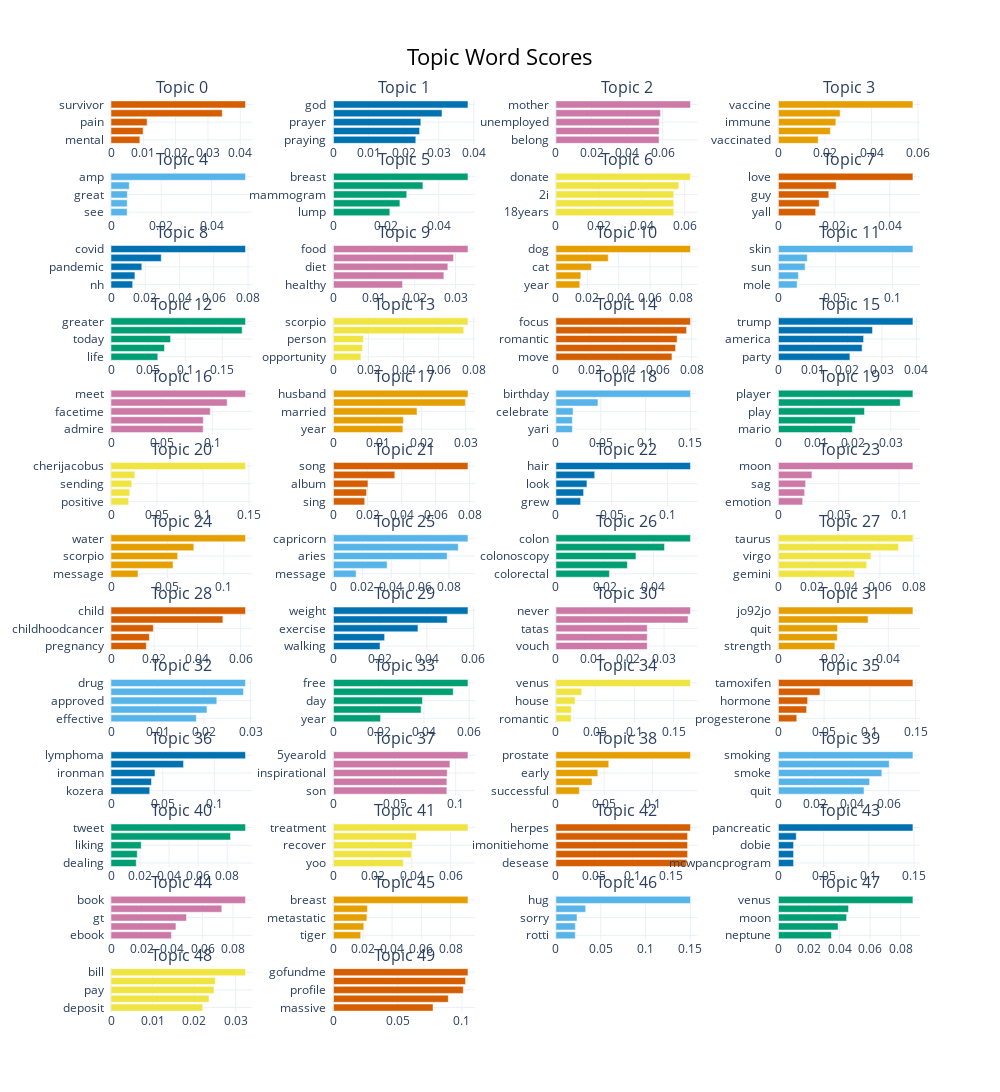

The code cell stored with this chart in its notebook:
### Code cell
## POSITIVE TOPICS
# word_vectors = KeyedVectors.load_word2vec_format('/labs/sarkerlab/srajwal/BC project/GoogleNews-vectors-negative300.bin', binary=True)
df_nltk = df[df['sentiment_on_preprocessed'] >= 0.7].copy()  # Filter Tweets with positive sentiments
df_nltk = df_nltk.reset_index(drop=True)
print(f"df_nltk shape after >=0.7 sentiment score: {df_nltk.shape}")

# Filter posts that contain treatment side-effect / negative keywords
treatment_bc_negative_keywords = ["treatment","medication","medicine","med","tablets","side effect","reaction","drug","tamoxifen","chemo","mental","emotion",
                     "lump","pain","sleep","docetaxel","oncologist","doc" "stop"]  # Keywords based on literature review of Pub_med papers (reference in main article)
print("Starting similary function now")
# Function to find similar words in a text
# def find_similar_words(text, word_vectors, uncertainty_words, threshold=0.5):
def find_similar_words(index, text, word_vectors, uncertainty_words, threshold=0.5):
    similar_words = []
    unc_words = []
    # print(f"Processing row index: {index}",flush=True)  # Print the current row index
    for word in text.lower().split():
        if word in word_vectors:
            word_embedding = word_vectors[word]
            for unc_word in uncertainty_words:
                if unc_word in word_vectors:
                    unc_embedding = word_vectors[unc_word]
                    similarity = cosine_similarity([word_embedding], [unc_embedding])[0][0]
                    if similarity > threshold:
                        similar_words.append(word)
                        similar_words.append(unc_word)
                        break
    return similar_words

df_nltk['similar_uncertainty_words'] = [find_similar_words(idx, row['text'], word_vectors, treatment_bc_negative_keywords) for idx, row in df_nltk.iterrows()]
df_nltk = df_nltk[df_nltk['similar_uncertainty_words'].str.len() > 0].copy()
print(f"df_nltk.shape: {df_nltk.shape}",flush=True)
self_reported_texts = df_nltk['text'].to_list() # 'text' is preprocessed and 'original_text' is not
topic_model = BERTopic(verbose=True)
topics, probs = topic_model.fit_transform(self_reported_texts)
topic_model.visualize_barchart(top_n_topics=50) # Visualize Topic Modelling Figure

### Figure 1 — Plotly figure (JSON) as saved in the notebook; plotly's stock layout.template omitted (floating-point values rounded to 4 significant figures)
{"data": [{"marker": {"color": "#D55E00"}, "orientation": "h", "type": "bar", "x": [0.008934, 0.009934, 0.01118, 0.03444, 0.04162], "xaxis": "x", "y": ["mental  ", "abuse  ", "pain  ", "trauma  ", "survivor  "], "yaxis": "y"}, {"marker": {"color": "#0072B2"}, "orientation": "h", "type": "bar", "x": [0.02348, 0.02456, 0.02491, 0.03095, 0.03835], "xaxis": "x2", "y": ["praying  ", "jesus  ", "prayer  ", "pray  ", "god  "], "yaxis": "y2"}, {"marker": {"color": "#CC79A7"}, "orientation": "h", "type": "bar", "x": [0.05798, 0.05798, 0.05805, 0.05876, 0.0756], "xaxis": "x3", "y": ["belong  ", "buried  ", "unemployed  ", "httpstcoaxae5uwxbh  ", "mother  "], "yaxis": "y3"}, {"marker": {"color": "#E69F00"}, "orientation": "h", "type": "bar", "x": [0.0171, 0.02234, 0.02467, 0.02652, 0.0578], "xaxis": "x4", "y": ["vaccinated  ", "covid  ", "immune  ", "shot  ", "vaccine  "], "yaxis": "y4"}, {"marker": {"color": "#56B4E9"}, "orientation": "h", "type": "bar", "x": [0.006434, 0.00646, 0.006495, 0.00727, 0.05353], "xaxis": "x5", "y": ["see  ", "time  ", "great  ", "back  ", "amp  "], "yaxis": "y5"}, {"marker": {"color": "#009E73"}, "orientation": "h", "type": "bar", "x": [0.02141, 0.02524, 0.02784, 0.03397, 0.0511], "xaxis": "x6", "y": ["lump  ", "mastectomy  ", "mammogram  ", "breastcancer  ", "breast  "], "yaxis": "y6"}, {"marker": {"color": "#F0E442"}, "orientation": "h", "type": "bar", "x": [0.05491, 0.05491, 0.05491, 0.0573, 0.0627], "xaxis": "x7", "y": ["18years  ", "slipping  ", "2i  ", "fundraiser  ", "donate  "], "yaxis": "y7"}, {"marker": {"color": "#D55E00"}, "orientation": "h", "type": "bar", "x": [0.01338, 0.01465, 0.0181, 0.02074, 0.04831], "xaxis": "x8", "y": ["yall  ", "like  ", "guy  ", "friend  ", "love  "], "yaxis": "y8"}, {"marker": {"color": "#0072B2"}, "orientation": "h", "type": "bar", "x": [0.01265, 0.01396, 0.018, 0.02936, 0.07853], "xaxis": "x9", "y": ["nh  ", "hospital  ", "pandemic  ", "covid19  ", "covid  "], "yaxis": "y9"}, {"marker": {"color": "#CC79A7"}, "orientation": "h", "type": "bar", "x": [0.01698, 0.02712, 0.02811, 0.0295, 0.03305], "xaxis": "x10", "y": ["healthy  ", "eat  ", "diet  ", "eating  ", "food  "], "yaxis": "y10"}, {"marker": {"color": "#E69F00"}, "orientation": "h", "type": "bar", "x": [0.01521, 0.01587, 0.0226, 0.03334, 0.08574], "xaxis": "x11", "y": ["year  ", "old  ", "cat  ", "pup  ", "dog  "], "yaxis": "y11"}, {"marker": {"color": "#56B4E9"}, "orientation": "h", "type": "bar", "x": [0.01638, 0.01748, 0.02337, 0.02528, 0.1179], "xaxis": "x12", "y": ["mole  ", "tan  ", "sun  ", "tanning  ", "skin  "], "yaxis": "y12"}, {"marker": {"color": "#009E73"}, "orientation": "h", "type": "bar", "x": [0.06306, 0.07212, 0.08032, 0.1768, 0.1813], "xaxis": "x13", "y": ["life  ", "feel  ", "today  ", "social  ", "greater  "], "yaxis": "y13"}, {"marker": {"color": "#F0E442"}, "orientation": "h", "type": "bar", "x": [0.01567, 0.01659, 0.01709, 0.07434, 0.07675], "xaxis": "x14", "y": ["opportunity  ", "come  ", "person  ", "pisces  ", "scorpio  "], "yaxis": "y14"}, {"marker": {"color": "#D55E00"}, "orientation": "h", "type": "bar", "x": [0.06839, 0.07053, 0.07143, 0.077, 0.07929], "xaxis": "x15", "y": ["move  ", "house  ", "romantic  ", "star  ", "focus  "], "yaxis": "y15"}, {"marker": {"color": "#0072B2"}, "orientation": "h", "type": "bar", "x": [0.02072, 0.02425, 0.02469, 0.02726, 0.03897], "xaxis": "x16", "y": ["party  ", "president  ", "america  ", "biden  ", "trump  "], "yaxis": "y16"}, {"marker": {"color": "#CC79A7"}, "orientation": "h", "type": "bar", "x": [0.09093, 0.09111, 0.09793, 0.1146, 0.1327], "xaxis": "x17", "y": ["admire  ", "her  ", "facetime  ", "iamcardib  ", "meet  "], "yaxis": "y17"}, {"marker": {"color": "#E69F00"}, "orientation": "h", "type": "bar", "x": [0.01576, 0.01588, 0.01897, 0.02995, 0.03054], "xaxis": "x18", "y": ["year  ", "died  ", "married  ", "lost  ", "husband  "], "yaxis": "y18"}, {"marker": {"color": "#56B4E9"}, "orientation": "h", "type": "bar", "x": [0.01834, 0.01834, 0.01912, 0.04684, 0.15], "xaxis": "x19", "y": ["yari  ", "ljcharleston  ", "celebrate  ", "happy  ", "birthday  "], "yaxis": "y19"}, {"marker": {"color": "#009E73"}, "orientation": "h", "type": "bar", "x": [0.01975, 0.02057, 0.02299, 0.03255, 0.03594], "xaxis": "x20", "y": ["mario  ", "steelers  ", "play  ", "team  ", "player  "], "yaxis": "y20"}, {"marker": {"color": "#F0E442"}, "orientation": "h", "type": "bar", "x": [0.01921, 0.02035, 0.02256, 0.02596, 0.1462], "xaxis": "x21", "y": ["positive  ", "port  ", "sending  ", "cheri  ", "cherijacobus  "], "yaxis": "y21"}, {"marker": {"color": "#D55E00"}, "orientation": "h", "type": "bar", "x": [0.01835, 0.01943, 0.02026, 0.03602, 0.07898], "xaxis": "x22", "y": ["sing  ", "taylor  ", "album  ", "music  ", "song  "], "yaxis": "y22"}, {"marker": {"color": "#0072B2"}, "orientation": "h", "type": "bar", "x": [0.02211, 0.0248, 0.02781, 0.03475, 0.1206], "xaxis": "x23", "y": ["grew  ", "bald  ", "look  ", "wig  ", "hair  "], "yaxis": "y23"}, {"marker": {"color": "#CC79A7"}, "orientation": "h", "type": "bar", "x": [0.02009, 0.02173, 0.02253, 0.02775, 0.1114], "xaxis": "x24", "y": ["emotion  ", "rising  ", "sag  ", "yes  ", "moon  "], "yaxis": "y24"}, {"marker": {"color": "#E69F00"}, "orientation": "h", "type": "bar", "x": [0.02398, 0.05503, 0.05912, 0.07345, 0.1193], "xaxis": "x25", "y": ["message  ", "pisces  ", "scorpio  ", "sign  ", "water  "], "yaxis": "y25"}, {"marker": {"color": "#56B4E9"}, "orientation": "h", "type": "bar", "x": [0.0157, 0.03717, 0.07876, 0.08645, 0.09315], "xaxis": "x26", "y": ["message  ", "cardinal  ", "aries  ", "libra  ", "capricorn  "], "yaxis": "y26"}, {"marker": {"color": "#009E73"}, "orientation": "h", "type": "bar", "x": [0.02193, 0.02929, 0.03281, 0.04453, 0.05515], "xaxis": "x27", "y": ["colorectal  ", "bladder  ", "colonoscopy  ", "bowel  ", "colon  "], "yaxis": "y27"}, {"marker": {"color": "#F0E442"}, "orientation": "h", "type": "bar", "x": [0.04502, 0.05222, 0.05475, 0.07107, 0.07954], "xaxis": "x28", "y": ["gemini  ", "leo  ", "virgo  ", "aquarius  ", "taurus  "], "yaxis": "y28"}, {"marker": {"color": "#D55E00"}, "orientation": "h", "type": "bar", "x": [0.01634, 0.01776, 0.01961, 0.0518, 0.06226], "xaxis": "x29", "y": ["pregnancy  ", "parent  ", "childhoodcancer  ", "kid  ", "child  "], "yaxis": "y29"}, {"marker": {"color": "#0072B2"}, "orientation": "h", "type": "bar", "x": [0.01995, 0.02193, 0.03622, 0.04879, 0.05766], "xaxis": "x30", "y": ["walking  ", "fitness  ", "exercise  ", "mile  ", "weight  "], "yaxis": "y30"}, {"marker": {"color": "#CC79A7"}, "orientation": "h", "type": "bar", "x": [0.02533, 0.02533, 0.02533, 0.03666, 0.03733], "xaxis": "x31", "y": ["vouch  ", "trerealitycheck  ", "tatas  ", "didnt  ", "never  "], "yaxis": "y31"}, {"marker": {"color": "#E69F00"}, "orientation": "h", "type": "bar", "x": [0.02057, 0.02141, 0.02154, 0.03266, 0.04899], "xaxis": "x32", "y": ["strength  ", "beating  ", "quit  ", "jo  ", "jo92jo  "], "yaxis": "y32"}, {"marker": {"color": "#56B4E9"}, "orientation": "h", "type": "bar", "x": [0.01835, 0.02063, 0.02275, 0.02849, 0.02891], "xaxis": "x33", "y": ["effective  ", "better  ", "approved  ", "treatment  ", "drug  "], "yaxis": "y33"}, {"marker": {"color": "#009E73"}, "orientation": "h", "type": "bar", "x": [0.02081, 0.03875, 0.03932, 0.05292, 0.05944], "xaxis": "x34", "y": ["year  ", "today  ", "day  ", "celebrate  ", "free  "], "yaxis": "y34"}, {"marker": {"color": "#F0E442"}, "orientation": "h", "type": "bar", "x": [0.01941, 0.01971, 0.02435, 0.0328, 0.1713], "xaxis": "x35", "y": ["romantic  ", "ur  ", "house  ", "love  ", "venus  "], "yaxis": "y35"}, {"marker": {"color": "#D55E00"}, "orientation": "h", "type": "bar", "x": [0.02007, 0.03083, 0.03195, 0.04538, 0.147], "xaxis": "x36", "y": ["progesterone  ", "clomid  ", "hormone  ", "letrozole  ", "tamoxifen  "], "yaxis": "y36"}, {"marker": {"color": "#0072B2"}, "orientation": "h", "type": "bar", "x": [0.03738, 0.03908, 0.04245, 0.07003, 0.1298], "xaxis": "x37", "y": ["kozera  ", "competing  ", "ironman  ", "hodgkin  ", "lymphoma  "], "yaxis": "y37"}, {"marker": {"color": "#CC79A7"}, "orientation": "h", "type": "bar", "x": [0.09273, 0.09277, 0.09302, 0.09523, 0.11], "xaxis": "x38", "y": ["son  ", "smiling  ", "inspirational  ", "tweet  ", "5yearold  "], "yaxis": "y38"}, {"marker": {"color": "#E69F00"}, "orientation": "h", "type": "bar", "x": [0.02427, 0.03741, 0.04339, 0.05475, 0.1394], "xaxis": "x39", "y": ["successful  ", "psa  ", "early  ", "senthomtillis  ", "prostate  "], "yaxis": "y39"}, {"marker": {"color": "#56B4E9"}, "orientation": "h", "type": "bar", "x": [0.04652, 0.04957, 0.05622, 0.06022, 0.07311], "xaxis": "x40", "y": ["quit  ", "smoked  ", "smoke  ", "cigarette  ", "smoking  "], "yaxis": "y40"}, {"marker": {"color": "#009E73"}, "orientation": "h", "type": "bar", "x": [0.01739, 0.01808, 0.02082, 0.08229, 0.09258], "xaxis": "x41", "y": ["dealing  ", "sod2  ", "liking  ", "twitter  ", "tweet  "], "yaxis": "y41"}, {"marker": {"color": "#F0E442"}, "orientation": "h", "type": "bar", "x": [0.03574, 0.03997, 0.04045, 0.04244, 0.06883], "xaxis": "x42", "y": ["yoo  ", "speedy  ", "recover  ", "recovery  ", "treatment  "], "yaxis": "y42"}, {"marker": {"color": "#D55E00"}, "orientation": "h", "type": "bar", "x": [0.1712, 0.1724, 0.1724, 0.1724, 0.1761], "xaxis": "x43", "y": ["desease  ", "hvp  ", "imonitiehome  ", "hapatetisb  ", "herpes  "], "yaxis": "y43"}, {"marker": {"color": "#0072B2"}, "orientation": "h", "type": "bar", "x": [0.01676, 0.01676, 0.01676, 0.01973, 0.1488], "xaxis": "x44", "y": ["mcwpancprogram  ", "mcwsurgery  ", "dobie  ", "thankful  ", "pancreatic  "], "yaxis": "y44"}, {"marker": {"color": "#CC79A7"}, "orientation": "h", "type": "bar", "x": [0.03958, 0.04257, 0.04948, 0.07262, 0.08817], "xaxis": "x45", "y": ["ebook  ", "download  ", "gt  ", "gratitude  ", "book  "], "yaxis": "y45"}, {"marker": {"color": "#E69F00"}, "orientation": "h", "type": "bar", "x": [0.01857, 0.02071, 0.02282, 0.02317, 0.09181], "xaxis": "x46", "y": ["tiger  ", "woman  ", "metastatic  ", "survivor  ", "breast  "], "yaxis": "y46"}, {"marker": {"color": "#56B4E9"}, "orientation": "h", "type": "bar", "x": [0.02157, 0.02169, 0.02353, 0.03318, 0.1502], "xaxis": "x47", "y": ["rotti  ", "ur  ", "sorry  ", "kiss  ", "hug  "], "yaxis": "y47"}, {"marker": {"color": "#009E73"}, "orientation": "h", "type": "bar", "x": [0.03471, 0.039, 0.04457, 0.04585, 0.08795], "xaxis": "x48", "y": ["neptune  ", "sun  ", "moon  ", "jupiter  ", "venus  "], "yaxis": "y48"}, {"marker": {"color": "#F0E442"}, "orientation": "h", "type": "bar", "x": [0.02207, 0.02357, 0.02478, 0.0251, 0.03235], "xaxis": "x49", "y": ["deposit  ", "need  ", "pay  ", "stimulus  ", "bill  "], "yaxis": "y49"}, {"marker": {"color": "#D55E00"}, "orientation": "h", "type": "bar", "x": [0.07749, 0.08937, 0.101, 0.1028, 0.1047], "xaxis": "x50", "y": ["massive  ", "favour  ", "profile  ", "page  ", "gofundme  "], "yaxis": "y50"}], "layout": {"annotations": [{"font": {"size": 16}, "showarrow": false, "text": "Topic 0", "x": 0.0875, "xanchor": "center", "xref": "paper", "y": 1.0, "yanchor": "bottom", "yref": "paper"}, {"font": {"size": 16}, "showarrow": false, "text": "Topic 1", "x": 0.3625, "xanchor": "center", "xref": "paper", "y": 1.0, "yanchor": "bottom", "yref": "paper"}, {"font": {"size": 16}, "showarrow": false, "text": "Topic 2", "x": 0.6375, "xanchor": "center", "xref": "paper", "y": 1.0, "yanchor": "bottom", "yref": "paper"}, {"font": {"size": 16}, "showarrow": false, "text": "Topic 3", "x": 0.9125, "xanchor": "center", "xref": "paper", "y": 1.0, "yanchor": "bottom", "yref": "paper"}, {"font": {"size": 16}, "showarrow": false, "text": "Topic 4", "x": 0.0875, "xanchor": "center", "xref": "paper", "y": 0.9207, "yanchor": "bottom", "yref": "paper"}, {"font": {"size": 16}, "showarrow": false, "text": "Topic 5", "x": 0.3625, "xanchor": "center", "xref": "paper", "y": 0.9207, "yanchor": "bottom", "yref": "paper"}, {"font": {"size": 16}, "showarrow": false, "text": "Topic 6", "x": 0.6375, "xanchor": "center", "xref": "paper", "y": 0.9207, "yanchor": "bottom", "yref": "paper"}, {"font": {"size": 16}, "showarrow": false, "text": "Topic 7", "x": 0.9125, "xanchor": "center", "xref": "paper", "y": 0.9207, "yanchor": "bottom", "yref": "paper"}, {"font": {"size": 16}, "showarrow": false, "text": "Topic 8", "x": 0.0875, "xanchor": "center", "xref": "paper", "y": 0.8414, "yanchor": "bottom", "yref": "paper"}, {"font": {"size": 16}, "showarrow": false, "text": "Topic 9", "x": 0.3625, "xanchor": "center", "xref": "paper", "y": 0.8414, "yanchor": "bottom", "yref": "paper"}, {"font": {"size": 16}, "showarrow": false, "text": "Topic 10", "x": 0.6375, "xanchor": "center", "xref": "paper", "y": 0.8414, "yanchor": "bottom", "yref": "paper"}, {"font": {"size": 16}, "showarrow": false, "text": "Topic 11", "x": 0.9125, "xanchor": "center", "xref": "paper", "y": 0.8414, "yanchor": "bottom", "yref": "paper"}, {"font": {"size": 16}, "showarrow": false, "text": "Topic 12", "x": 0.0875, "xanchor": "center", "xref": "paper", "y": 0.7621, "yanchor": "bottom", "yref": "paper"}, {"font": {"size": 16}, "showarrow": false, "text": "Topic 13", "x": 0.3625, "xanchor": "center", "xref": "paper", "y": 0.7621, "yanchor": "bottom", "yref": "paper"}, {"font": {"size": 16}, "showarrow": false, "text": "Topic 14", "x": 0.6375, "xanchor": "center", "xref": "paper", "y": 0.7621, "yanchor": "bottom", "yref": "paper"}, {"font": {"size": 16}, "showarrow": false, "text": "Topic 15", "x": 0.9125, "xanchor": "center", "xref": "paper", "y": 0.7621, "yanchor": "bottom", "yref": "paper"}, {"font": {"size": 16}, "showarrow": false, "text": "Topic 16", "x": 0.0875, "xanchor": "center", "xref": "paper", "y": 0.6828, "yanchor": "bottom", "yref": "paper"}, {"font": {"size": 16}, "showarrow": false, "text": "Topic 17", "x": 0.3625, "xanchor": "center", "xref": "paper", "y": 0.6828, "yanchor": "bottom", "yref": "paper"}, {"font": {"size": 16}, "showarrow": false, "text": "Topic 18", "x": 0.6375, "xanchor": "center", "xref": "paper", "y": 0.6828, "yanchor": "bottom", "yref": "paper"}, {"font": {"size": 16}, "showarrow": false, "text": "Topic 19", "x": 0.9125, "xanchor": "center", "xref": "paper", "y": 0.6828, "yanchor": "bottom", "yref": "paper"}, {"font": {"size": 16}, "showarrow": false, "text": "Topic 20", "x": 0.0875, "xanchor": "center", "xref": "paper", "y": 0.6036, "yanchor": "bottom", "yref": "paper"}, {"font": {"size": 16}, "showarrow": false, "text": "Topic 21", "x": 0.3625, "xanchor": "center", "xref": "paper", "y": 0.6036, "yanchor": "bottom", "yref": "paper"}, {"font": {"size": 16}, "showarrow": false, "text": "Topic 22", "x": 0.6375, "xanchor": "center", "xref": "paper", "y": 0.6036, "yanchor": "bottom", "yref": "paper"}, {"font": {"size": 16}, "showarrow": false, "text": "Topic 23", "x": 0.9125, "xanchor": "center", "xref": "paper", "y": 0.6036, "yanchor": "bottom", "yref": "paper"}, {"font": {"size": 16}, "showarrow": false, "text": "Topic 24", "x": 0.0875, "xanchor": "center", "xref": "paper", "y": 0.5243, "yanchor": "bottom", "yref": "paper"}, {"font": {"size": 16}, "showarrow": false, "text": "Topic 25", "x": 0.3625, "xanchor": "center", "xref": "paper", "y": 0.5243, "yanchor": "bottom", "yref": "paper"}, {"font": {"size": 16}, "showarrow": false, "text": "Topic 26", "x": 0.6375, "xanchor": "center", "xref": "paper", "y": 0.5243, "yanchor": "bottom", "yref": "paper"}, {"font": {"size": 16}, "showarrow": false, "text": "Topic 27", "x": 0.9125, "xanchor": "center", "xref": "paper", "y": 0.5243, "yanchor": "bottom", "yref": "paper"}, {"font": {"size": 16}, "showarrow": false, "text": "Topic 28", "x": 0.0875, "xanchor": "center", "xref": "paper", "y": 0.445, "yanchor": "bottom", "yref": "paper"}, {"font": {"size": 16}, "showarrow": false, "text": "Topic 29", "x": 0.3625, "xanchor": "center", "xref": "paper", "y": 0.445, "yanchor": "bottom", "yref": "paper"}, {"font": {"size": 16}, "showarrow": false, "text": "Topic 30", "x": 0.6375, "xanchor": "center", "xref": "paper", "y": 0.445, "yanchor": "bottom", "yref": "paper"}, {"font": {"size": 16}, "showarrow": false, "text": "Topic 31", "x": 0.9125, "xanchor": "center", "xref": "paper", "y": 0.445, "yanchor": "bottom", "yref": "paper"}, {"font": {"size": 16}, "showarrow": false, "text": "Topic 32", "x": 0.0875, "xanchor": "center", "xref": "paper", "y": 0.3657, "yanchor": "bottom", "yref": "paper"}, {"font": {"size": 16}, "showarrow": false, "text": "Topic 33", "x": 0.3625, "xanchor": "center", "xref": "paper", "y": 0.3657, "yanchor": "bottom", "yref": "paper"}, {"font": {"size": 16}, "showarrow": false, "text": "Topic 34", "x": 0.6375, "xanchor": "center", "xref": "paper", "y": 0.3657, "yanchor": "bottom", "yref": "paper"}, {"font": {"size": 16}, "showarrow": false, "text": "Topic 35", "x": 0.9125, "xanchor": "center", "xref": "paper", "y": 0.3657, "yanchor": "bottom", "yref": "paper"}, {"font": {"size": 16}, "showarrow": false, "text": "Topic 36", "x": 0.0875, "xanchor": "center", "xref": "paper", "y": 0.2864, "yanchor": "bottom", "yref": "paper"}, {"font": {"size": 16}, "showarrow": false, "text": "Topic 37", "x": 0.3625, "xanchor": "center", "xref": "paper", "y": 0.2864, "yanchor": "bottom", "yref": "paper"}, {"font": {"size": 16}, "showarrow": false, "text": "Topic 38", "x": 0.6375, "xanchor": "center", "xref": "paper", "y": 0.2864, "yanchor": "bottom", "yref": "paper"}, {"font": {"size": 16}, "showarrow": false, "text": "Topic 39", "x": 0.9125, "xanchor": "center", "xref": "paper", "y": 0.2864, "yanchor": "bottom", "yref": "paper"}, {"font": {"size": 16}, "showarrow": false, "text": "Topic 40", "x": 0.0875, "xanchor": "center", "xref": "paper", "y": 0.2071, "yanchor": "bottom", "yref": "paper"}, {"font": {"size": 16}, "showarrow": false, "text": "Topic 41", "x": 0.3625, "xanchor": "center", "xref": "paper", "y": 0.2071, "yanchor": "bottom", "yref": "paper"}, {"font": {"size": 16}, "showarrow": false, "text": "Topic 42", "x": 0.6375, "xanchor": "center", "xref": "paper", "y": 0.2071, "yanchor": "bottom", "yref": "paper"}, {"font": {"size": 16}, "showarrow": false, "text": "Topic 43", "x": 0.9125, "xanchor": "center", "xref": "paper", "y": 0.2071, "yanchor": "bottom", "yref": "paper"}, {"font": {"size": 16}, "showarrow": false, "text": "Topic 44", "x": 0.0875, "xanchor": "center", "xref": "paper", "y": 0.1278, "yanchor": "bottom", "yref": "paper"}, {"font": {"size": 16}, "showarrow": false, "text": "Topic 45", "x": 0.3625, "xanchor": "center", "xref": "paper", "y": 0.1278, "yanchor": "bottom", "yref": "paper"}, {"font": {"size": 16}, "showarrow": false, "text": "Topic 46", "x": 0.6375, "xanchor": "center", "xref": "paper", "y": 0.1278, "yanchor": "bottom", "yref": "paper"}, {"font": {"size": 16}, "showarrow": false, "text": "Topic 47", "x": 0.9125, "xanchor": "center", "xref": "paper", "y": 0.1278, "yanchor": "bottom", "yref": "paper"}, {"font": {"size": 16}, "showarrow": false, "text": "Topic 48", "x": 0.0875, "xanchor": "center", "xref": "paper", "y": 0.04852, "yanchor": "bottom", "yref": "paper"}, {"font": {"size": 16}, "showarrow": false, "text": "Topic 49", "x": 0.3625, "xanchor": "center", "xref": "paper", "y": 0.04852, "yanchor": "bottom", "yref": "paper"}], "height": 3250, "hoverlabel": {"bgcolor": "white", "font": {"family": "Rockwell", "size": 16}}, "showlegend": false, "title": {"font": {"color": "Black", "size": 22}, "text": "Topic Word Scores", "x": 0.5, "xanchor": "center", "yanchor": "top"}, "width": 1000, "xaxis": {"anchor": "y", "autorange": true, "domain": [0, 0.175], "range": [0, 0.04381], "showgrid": true, "type": "linear"}, "xaxis10": {"anchor": "y10", "autorange": true, "domain": [0.275, 0.45], "range": [0, 0.03479], "showgrid": true, "type": "linear"}, "xaxis11": {"anchor": "y11", "autorange": true, "domain": [0.55, 0.725], "range": [0, 0.09026], "showgrid": true, "type": "linear"}, "xaxis12": {"anchor": "y12", "autorange": true, "domain": [0.825, 1], "range": [0, 0.1241], "showgrid": true, "type": "linear"}, "xaxis13": {"anchor": "y13", "autorange": true, "domain": [0, 0.175], "range": [0, 0.1908], "showgrid": true, "type": "linear"}, "xaxis14": {"anchor": "y14", "autorange": true, "domain": [0.275, 0.45], "range": [0, 0.08079], "showgrid": true, "type": "linear"}, "xaxis15": {"anchor": "y15", "autorange": true, "domain": [0.55, 0.725], "range": [0, 0.08346], "showgrid": true, "type": "linear"}, "xaxis16": {"anchor": "y16", "autorange": true, "domain": [0.825, 1], "range": [0, 0.04102], "showgrid": true, "type": "linear"}, "xaxis17": {"anchor": "y17", "autorange": true, "domain": [0, 0.175], "range": [0, 0.1397], "showgrid": true, "type": "linear"}, "xaxis18": {"anchor": "y18", "autorange": true, "domain": [0.275, 0.45], "range": [0, 0.03215], "showgrid": true, "type": "linear"}, "xaxis19": {"anchor": "y19", "autorange": true, "domain": [0.55, 0.725], "range": [0, 0.1579], "showgrid": true, "type": "linear"}, "xaxis2": {"anchor": "y2", "autorange": true, "domain": [0.275, 0.45], "range": [0, 0.04037], "showgrid": true, "type": "linear"}, "xaxis20": {"anchor": "y20", "autorange": true, "domain": [0.825, 1], "range": [0, 0.03783], "showgrid": true, "type": "linear"}, "xaxis21": {"anchor": "y21", "autorange": true, "domain": [0, 0.175], "range": [0, 0.1539], "showgrid": true, "type": "linear"}, "xaxis22": {"anchor": "y22", "autorange": true, "domain": [0.275, 0.45], "range": [0, 0.08314], "showgrid": true, "type": "linear"}, "xaxis23": {"anchor": "y23", "autorange": true, "domain": [0.55, 0.725], "range": [0, 0.1269], "showgrid": true, "type": "linear"}, "xaxis24": {"anchor": "y24", "autorange": true, "domain": [0.825, 1], "range": [0, 0.1173], "showgrid": true, "type": "linear"}, "xaxis25": {"anchor": "y25", "autorange": true, "domain": [0, 0.175], "range": [0, 0.1256], "showgrid": true, "type": "linear"}, "xaxis26": {"anchor": "y26", "autorange": true, "domain": [0.275, 0.45], "range": [0, 0.09806], "showgrid": true, "type": "linear"}, "xaxis27": {"anchor": "y27", "autorange": true, "domain": [0.55, 0.725], "range": [0, 0.05806], "showgrid": true, "type": "linear"}, "xaxis28": {"anchor": "y28", "autorange": true, "domain": [0.825, 1], "range": [0, 0.08373], "showgrid": true, "type": "linear"}, "xaxis29": {"anchor": "y29", "autorange": true, "domain": [0, 0.175], "range": [0, 0.06554], "showgrid": true, "type": "linear"}, "xaxis3": {"anchor": "y3", "autorange": true, "domain": [0.55, 0.725], "range": [0, 0.07958], "showgrid": true, "type": "linear"}, "xaxis30": {"anchor": "y30", "autorange": true, "domain": [0.275, 0.45], "range": [0, 0.0607], "showgrid": true, "type": "linear"}, "xaxis31": {"anchor": "y31", "autorange": true, "domain": [0.55, 0.725], "range": [0, 0.03929], "showgrid": true, "type": "linear"}, "xaxis32": {"anchor": "y32", "autorange": true, "domain": [0.825, 1], "range": [0, 0.05156], "showgrid": true, "type": "linear"}, "xaxis33": {"anchor": "y33", "autorange": true, "domain": [0, 0.175], "range": [0, 0.03044], "showgrid": true, "type": "linear"}, "xaxis34": {"anchor": "y34", "autorange": true, "domain": [0.275, 0.45], "range": [0, 0.06257], "showgrid": true, "type": "linear"}, "xaxis35": {"anchor": "y35", "autorange": true, "domain": [0.55, 0.725], "range": [0, 0.1803], "showgrid": true, "type": "linear"}, "xaxis36": {"anchor": "y36", "autorange": true, "domain": [0.825, 1], "range": [0, 0.1548], "showgrid": true, "type": "linear"}, "xaxis37": {"anchor": "y37", "autorange": true, "domain": [0, 0.175], "range": [0, 0.1367], "showgrid": true, "type": "linear"}, "xaxis38": {"anchor": "y38", "autorange": true, "domain": [0.275, 0.45], "range": [0, 0.1158], "showgrid": true, "type": "linear"}, "xaxis39": {"anchor": "y39", "autorange": true, "domain": [0.55, 0.725], "range": [0, 0.1468], "showgrid": true, "type": "linear"}, "xaxis4": {"anchor": "y4", "autorange": true, "domain": [0.825, 1], "range": [0, 0.06084], "showgrid": true, "type": "linear"}, "xaxis40": {"anchor": "y40", "autorange": true, "domain": [0.825, 1], "range": [0, 0.07695], "showgrid": true, "type": "linear"}, "xaxis41": {"anchor": "y41", "autorange": true, "domain": [0, 0.175], "range": [0, 0.09745], "showgrid": true, "type": "linear"}, "xaxis42": {"anchor": "y42", "autorange": true, "domain": [0.275, 0.45], "range": [0, 0.07246], "showgrid": true, "type": "linear"}, "xaxis43": {"anchor": "y43", "autorange": true, "domain": [0.55, 0.725], "range": [0, 0.1854], "showgrid": true, "type": "linear"}, "xaxis44": {"anchor": "y44", "autorange": true, "domain": [0.825, 1], "range": [0, 0.1566], "showgrid": true, "type": "linear"}, "xaxis45": {"anchor": "y45", "autorange": true, "domain": [0, 0.175], "range": [0, 0.09281], "showgrid": true, "type": "linear"}, "xaxis46": {"anchor": "y46", "autorange": true, "domain": [0.275, 0.45], "range": [0, 0.09664], "showgrid": true, "type": "linear"}, "xaxis47": {"anchor": "y47", "autorange": true, "domain": [0.55, 0.725], "range": [0, 0.1581], "showgrid": true, "type": "linear"}, "xaxis48": {"anchor": "y48", "autorange": true, "domain": [0.825, 1], "range": [0, 0.09258], "showgrid": true, "type": "linear"}, "xaxis49": {"anchor": "y49", "autorange": true, "domain": [0, 0.175], "range": [0, 0.03405], "showgrid": true, "type": "linear"}, "xaxis5": {"anchor": "y5", "autorange": true, "domain": [0, 0.175], "range": [0, 0.05634], "showgrid": true, "type": "linear"}, "xaxis50": {"anchor": "y50", "autorange": true, "domain": [0.275, 0.45], "range": [0, 0.1102], "showgrid": true, "type": "linear"}, "xaxis51": {"anchor": "y51", "domain": [0.55, 0.725], "showgrid": true}, "xaxis52": {"anchor": "y52", "domain": [0.825, 1], "showgrid": true}, "xaxis6": {"anchor": "y6", "autorange": true, "domain": [0.275, 0.45], "range": [0, 0.05379], "showgrid": true, "type": "linear"}, "xaxis7": {"anchor": "y7", "autorange": true, "domain": [0.55, 0.725], "range": [0, 0.066], "showgrid": true, "type": "linear"}, "xaxis8": {"anchor": "y8", "autorange": true, "domain": [0.825, 1], "range": [0, 0.05085], "showgrid": true, "type": "linear"}, "xaxis9": {"anchor": "y9", "autorange": true, "domain": [0, 0.175], "range": [0, 0.08266], "showgrid": true, "type": "linear"}, "yaxis": {"anchor": "x", "autorange": true, "domain": [0.9515, 1.0], "range": [-0.5, 4.5], "showgrid": true, "type": "category"}, "yaxis10": {"anchor": "x10", "autorange": true, "domain": [0.7929, 0.8414], "range": [-0.5, 4.5], "showgrid": true, "type": "category"}, "yaxis11": {"anchor": "x11", "autorange": true, "domain": [0.7929, 0.8414], "range": [-0.5, 4.5], "showgrid": true, "type": "category"}, "yaxis12": {"anchor": "x12", "autorange": true, "domain": [0.7929, 0.8414], "range": [-0.5, 4.5], "showgrid": true, "type": "category"}, "yaxis13": {"anchor": "x13", "autorange": true, "domain": [0.7136, 0.7621], "range": [-0.5, 4.5], "showgrid": true, "type": "category"}, "yaxis14": {"anchor": "x14", "autorange": true, "domain": [0.7136, 0.7621], "range": [-0.5, 4.5], "showgrid": true, "type": "category"}, "yaxis15": {"anchor": "x15", "autorange": true, "domain": [0.7136, 0.7621], "range": [-0.5, 4.5], "showgrid": true, "type": "category"}, "yaxis16": {"anchor": "x16", "autorange": true, "domain": [0.7136, 0.7621], "range": [-0.5, 4.5], "showgrid": true, "type": "category"}, "yaxis17": {"anchor": "x17", "autorange": true, "domain": [0.6343, 0.6828], "range": [-0.5, 4.5], "showgrid": true, "type": "category"}, "yaxis18": {"anchor": "x18", "autorange": true, "domain": [0.6343, 0.6828], "range": [-0.5, 4.5], "showgrid": true, "type": "category"}, "yaxis19": {"anchor": "x19", "autorange": true, "domain": [0.6343, 0.6828], "range": [-0.5, 4.5], "showgrid": true, "type": "category"}, "yaxis2": {"anchor": "x2", "autorange": true, "domain": [0.9515, 1.0], "range": [-0.5, 4.5], "showgrid": true, "type": "category"}, "yaxis20": {"anchor": "x20", "autorange": true, "domain": [0.6343, 0.6828], "range": [-0.5, 4.5], "showgrid": true, "type": "category"}, "yaxis21": {"anchor": "x21", "autorange": true, "domain": [0.555, 0.6036], "range": [-0.5, 4.5], "showgrid": true, "type": "category"}, "yaxis22": {"anchor": "x22", "autorange": true, "domain": [0.555, 0.6036], "range": [-0.5, 4.5], "showgrid": true, "type": "category"}, "yaxis23": {"anchor": "x23", "autorange": true, "domain": [0.555, 0.6036], "range": [-0.5, 4.5], "showgrid": true, "type": "category"}, "yaxis24": {"anchor": "x24", "autorange": true, "domain": [0.555, 0.6036], "range": [-0.5, 4.5], "showgrid": true, "type": "category"}, "yaxis25": {"anchor": "x25", "autorange": true, "domain": [0.4757, 0.5243], "range": [-0.5, 4.5], "showgrid": true, "type": "category"}, "yaxis26": {"anchor": "x26", "autorange": true, "domain": [0.4757, 0.5243], "range": [-0.5, 4.5], "showgrid": true, "type": "category"}, "yaxis27": {"anchor": "x27", "autorange": true, "domain": [0.4757, 0.5243], "range": [-0.5, 4.5], "showgrid": true, "type": "category"}, "yaxis28": {"anchor": "x28", "autorange": true, "domain": [0.4757, 0.5243], "range": [-0.5, 4.5], "showgrid": true, "type": "category"}, "yaxis29": {"anchor": "x29", "autorange": true, "domain": [0.3964, 0.445], "range": [-0.5, 4.5], "showgrid": true, "type": "category"}, "yaxis3": {"anchor": "x3", "autorange": true, "domain": [0.9515, 1.0], "range": [-0.5, 4.5], "showgrid": true, "type": "category"}, "yaxis30": {"anchor": "x30", "autorange": true, "domain": [0.3964, 0.445], "range": [-0.5, 4.5], "showgrid": true, "type": "category"}, "yaxis31": {"anchor": "x31", "autorange": true, "domain": [0.3964, 0.445], "range": [-0.5, 4.5], "showgrid": true, "type": "category"}, "yaxis32": {"anchor": "x32", "autorange": true, "domain": [0.3964, 0.445], "range": [-0.5, 4.5], "showgrid": true, "type": "category"}, "yaxis33": {"anchor": "x33", "autorange": true, "domain": [0.3172, 0.3657], "range": [-0.5, 4.5], "showgrid": true, "type": "category"}, "yaxis34": {"anchor": "x34", "autorange": true, "domain": [0.3172, 0.3657], "range": [-0.5, 4.5], "showgrid": true, "type": "category"}, "yaxis35": {"anchor": "x35", "autorange": true, "domain": [0.3172, 0.3657], "range": [-0.5, 4.5], "showgrid": true, "type": "category"}, "yaxis36": {"anchor": "x36", "autorange": true, "domain": [0.3172, 0.3657], "range": [-0.5, 4.5], "showgrid": true, "type": "category"}, "yaxis37": {"anchor": "x37", "autorange": true, "domain": [0.2379, 0.2864], "range": [-0.5, 4.5], "showgrid": true, "type": "category"}, "yaxis38": {"anchor": "x38", "autorange": true, "domain": [0.2379, 0.2864], "range": [-0.5, 4.5], "showgrid": true, "type": "category"}, "yaxis39": {"anchor": "x39", "autorange": true, "domain": [0.2379, 0.2864], "range": [-0.5, 4.5], "showgrid": true, "type": "category"}, "yaxis4": {"anchor": "x4", "autorange": true, "domain": [0.9515, 1.0], "range": [-0.5, 4.5], "showgrid": true, "type": "category"}, "yaxis40": {"anchor": "x40", "autorange": true, "domain": [0.2379, 0.2864], "range": [-0.5, 4.5], "showgrid": true, "type": "category"}, "yaxis41": {"anchor": "x41", "autorange": true, "domain": [0.1586, 0.2071], "range": [-0.5, 4.5], "showgrid": true, "type": "category"}, "yaxis42": {"anchor": "x42", "autorange": true, "domain": [0.1586, 0.2071], "range": [-0.5, 4.5], "showgrid": true, "type": "category"}, "yaxis43": {"anchor": "x43", "autorange": true, "domain": [0.1586, 0.2071], "range": [-0.5, 4.5], "showgrid": true, "type": "category"}, "yaxis44": {"anchor": "x44", "autorange": true, "domain": [0.1586, 0.2071], "range": [-0.5, 4.5], "showgrid": true, "type": "category"}, "yaxis45": {"anchor": "x45", "autorange": true, "domain": [0.07929, 0.1278], "range": [-0.5, 4.5], "showgrid": true, "type": "category"}, "yaxis46": {"anchor": "x46", "autorange": true, "domain": [0.07929, 0.1278], "range": [-0.5, 4.5], "showgrid": true, "type": "category"}, "yaxis47": {"anchor": "x47", "autorange": true, "domain": [0.07929, 0.1278], "range": [-0.5, 4.5], "showgrid": true, "type": "category"}, "yaxis48": {"anchor": "x48", "autorange": true, "domain": [0.07929, 0.1278], "range": [-0.5, 4.5], "showgrid": true, "type": "category"}, "yaxis49": {"anchor": "x49", "autorange": true, "domain": [0, 0.04852], "range": [-0.5, 4.5], "showgrid": true, "type": "category"}, "yaxis5": {"anchor": "x5", "autorange": true, "domain": [0.8722, 0.9207], "range": [-0.5, 4.5], "showgrid": true, "type": "category"}, "yaxis50": {"anchor": "x50", "autorange": true, "domain": [0, 0.04852], "range": [-0.5, 4.5], "showgrid": true, "type": "category"}, "yaxis51": {"anchor": "x51", "domain": [0, 0.04852], "showgrid": true}, "yaxis52": {"anchor": "x52", "domain": [0, 0.04852], "showgrid": true}, "yaxis6": {"anchor": "x6", "autorange": true, "domain": [0.8722, 0.9207], "range": [-0.5, 4.5], "showgrid": true, "type": "category"}, "yaxis7": {"anchor": "x7", "autorange": true, "domain": [0.8722, 0.9207], "range": [-0.5, 4.5], "showgrid": true, "type": "category"}, "yaxis8": {"anchor": "x8", "autorange": true, "domain": [0.8722, 0.9207], "range": [-0.5, 4.5], "showgrid": true, "type": "category"}, "yaxis9": {"anchor": "x9", "autorange": true, "domain": [0.7929, 0.8414], "range": [-0.5, 4.5], "showgrid": true, "type": "category"}}}
